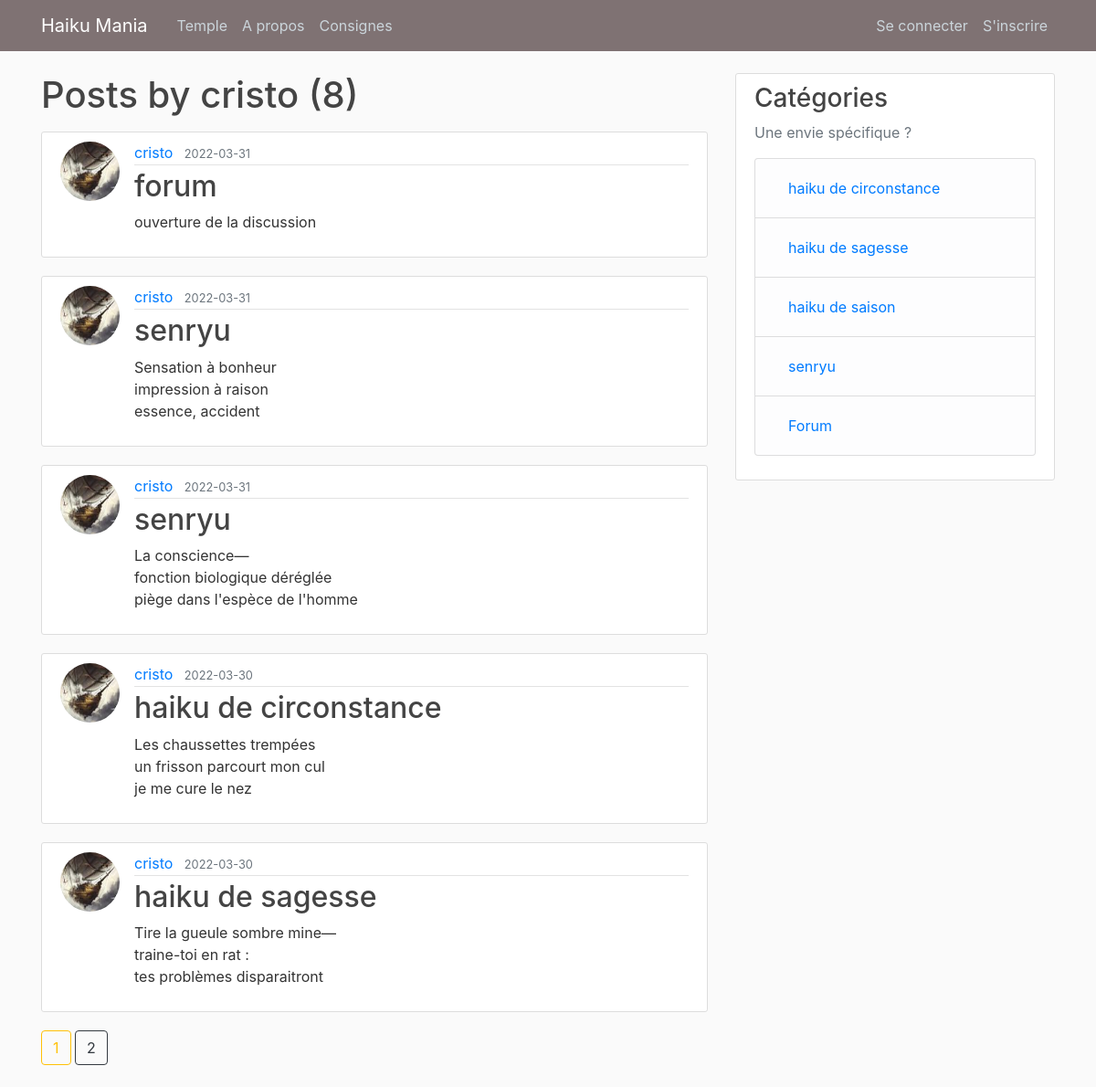
Page /user/cristo on the committed database.
### flaskblog/models.py (models this page shows, shortened)
class User(db.Model, UserMixin):
    id = db.Column(db.Integer, primary_key=True)
    username = db.Column(db.String(20), unique=True, nullable=False)
    email = db.Column(db.String(120), unique=True, nullable=False)
    image_file = db.Column(db.String(20), nullable=False, default='default.jpg')
    password = db.Column(db.String(60), nullable=False)
    posts = db.relationship('Post', backref='author', lazy=True)

class Post(db.Model):
    id = db.Column(db.Integer, primary_key=True)
    title = db.Column(db.String(100), nullable=False)
    date_posted = db.Column(db.DateTime, nullable=False, default=datetime.utcnow)
    content = db.Column(db.Text, nullable=False)
    user_id = db.Column(db.Integer, db.ForeignKey('user.id'), nullable=False)

### flaskblog/users/routes.py (the view)
@users.route("/user/<string:username>")
def user_posts(username):
    page = request.args.get('page', 1, type=int)
    user = User.query.filter_by(username=username).first_or_404()
    posts = Post.query.filter_by(author=user)\
        .order_by(Post.date_posted.desc())\
        .paginate(page=page, per_page=5)
    return render_template('user_posts.html', posts=posts, user=user)

### flaskblog/templates/user_posts.html
{% extends "layout.html" %}
{% block content %}
    <h1 class="mb-3">Posts by {{ user.username }} ({{ posts.total }})</h1>
    {% for post in posts.items %}
        <article class="media content-section">
          <img class="rounded-circle article-img" src="{{ url_for('static', filename='profile_pics/' + post.author.image_file) }}">
          <div class="media-body">
            <div class="article-metadata">
              <a class="mr-2" href="{{ url_for('users.user_posts', username=post.author.username) }}">{{ post.author.username }}</a>
              <small class="text-muted">{{ post.date_posted.strftime('%Y-%m-%d') }}</small>
            </div>
            <h2><a class="article-title" href="{{ url_for('posts.post', post_id=post.id) }}">{{ post.title }}</a></h2>
            <p class="article-content">{{ post.content }}</p>
          </div>
        </article>
    {% endfor %}
    {% for page_num in posts.iter_pages(left_edge=1, right_edge=1, left_current=1, right_current=2) %}
      {% if page_num %}
        {% if posts.page == page_num %}
          <a class="btn btn-outline-warning mb-4" href="{{ url_for('users.user_posts', username=user.username, page=page_num) }}">{{ page_num }}</a>
        {% else %}
          <a class="btn btn-outline-dark mb-4" href="{{ url_for('users.user_posts', username=user.username, page=page_num) }}">{{ page_num }}</a>
        {% endif %}
      {% else %}
        ...
      {% endif %}
    {% endfor %}
{% endblock content %}

### flaskblog/static/main.css (style rules this page uses)
body { background: #fafafa; color: #333333; margin-top: 5rem; }
h1, h2, h3, h4, h5, h6 { color: #444444; }
.content-section { background: #ffffff; padding: 10px 20px; border: 1px solid #dddddd; border-radius: 3px; margin-bottom: 20px; }
.article-title { color: #444444; }
.article-content { white-space: pre-line; }
.article-img { height: 65px; width: 65px; margin-right: 16px; }
.article-metadata { padding-bottom: 1px; margin-bottom: 4px; border-bottom: 1px solid #e3e3e3 }

### rows in the picture
User: username "cristo"
Post: image_file (picture), author.username "cristo", date_posted "2022-03-31", title "forum", content "ouverture de la discussion"
Post: image_file (picture), author.username "cristo", date_posted "2022-03-31", title "senryu", content "Sensation à bonheur impression à raison essence, accident"
Post: image_file (picture), author.username "cristo", date_posted "2022-03-31", title "senryu", content "La conscience— fonction biologique déréglée piège dans l'espèce de l'homme"
Post: image_file (picture), author.username "cristo", date_posted "2022-03-30", title "haiku de circonstance", content "Les chaussettes trempées un frisson parcourt mon cul je me cure le nez"
Post: image_file (picture), author.username "cristo", date_posted "2022-03-30", title "haiku de sagesse", content "Tire la gueule sombre mine— traine-toi en rat : tes problèmes disparaitront"

### other values in the picture
{{ posts.total }} "8"
{{ page_num }} "1"
{{ page_num }} "2"
